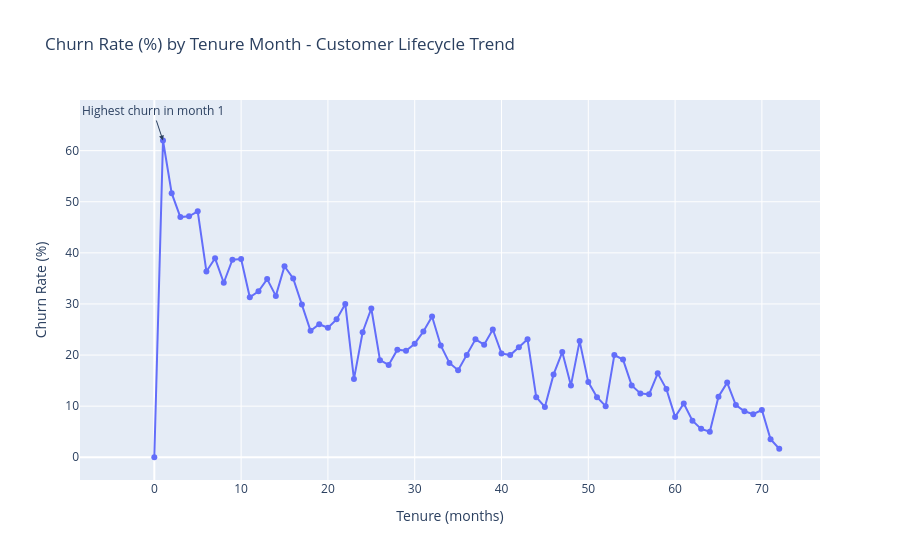

Notebook source saved alongside this figure:
### Code cell
# Churn trend across the customer lifecycle (tenure as the timeline)
trend = df.groupby("tenure")["churn_flag"].mean().mul(100).reset_index(name="churn_rate_pct")

fig = px.line(trend, x="tenure", y="churn_rate_pct", markers=True,
              title="Churn Rate (%) by Tenure Month - Customer Lifecycle Trend",
              labels={"tenure": "Tenure (months)", "churn_rate_pct": "Churn Rate (%)"})
fig.add_annotation(x=1, y=trend.loc[trend.tenure == 1, "churn_rate_pct"].iloc[0],
                   text="Highest churn in month 1", showarrow=True, arrowhead=2)
fig.show()

### Figure 1 — Plotly figure (JSON) as saved in the notebook; plotly's stock layout.template omitted (floating-point values rounded to 4 significant figures)
{"data": [{"hovertemplate": "Tenure (months)=%{x}<br>Churn Rate (%)=%{y}<extra></extra>", "legendgroup": "", "line": {"color": "#636efa", "dash": "solid"}, "marker": {"symbol": "circle"}, "mode": "lines+markers", "name": "", "orientation": "v", "showlegend": false, "type": "scatter", "x": [0, 1, 2, 3, 4, 5, 6, 7, 8, 9, 10, 11, 12, 13, 14, 15, 16, 17, 18, 19, 20, 21, 22, 23, 24, 25, 26, 27, 28, 29, 30, 31, 32, 33, 34, 35, 36, 37, 38, 39, 40, 41, 42, 43, 44, 45, 46, 47, 48, 49, 50, 51, 52, 53, 54, 55, 56, 57, 58, 59, 60, 61, 62, 63, 64, 65, 66, 67, 68, 69, 70, 71, 72], "xaxis": "x", "y": [0.0, 61.99, 51.68, 47.0, 47.16, 48.12, 36.36, 38.93, 34.15, 38.66, 38.79, 31.31, 32.48, 34.86, 31.58, 37.37, 35.0, 29.89, 24.74, 26.03, 25.35, 26.98, 30.0, 15.29, 24.47, 29.11, 18.99, 18.06, 21.05, 20.83, 22.22, 24.62, 27.54, 21.88, 18.46, 17.05, 20.0, 23.08, 22.03, 25.0, 20.31, 20.0, 21.54, 23.08, 11.76, 9.836, 16.22, 20.59, 14.06, 22.73, 14.71, 11.76, 10.0, 20.0, 19.12, 14.06, 12.5, 12.31, 16.42, 13.33, 7.895, 10.53, 7.143, 5.556, 5.0, 11.84, 14.61, 10.2, 9.0, 8.421, 9.244, 3.529, 1.657], "yaxis": "y"}], "layout": {"annotations": [{"arrowhead": 2, "showarrow": true, "text": "Highest churn in month 1", "x": 1, "y": 61.99}], "legend": {"tracegroupgap": 0}, "title": {"text": "Churn Rate (%) by Tenure Month - Customer Lifecycle Trend"}, "xaxis": {"anchor": "y", "domain": [0, 1], "title": {"text": "Tenure (months)"}}, "yaxis": {"anchor": "x", "domain": [0, 1], "title": {"text": "Churn Rate (%)"}}}}
